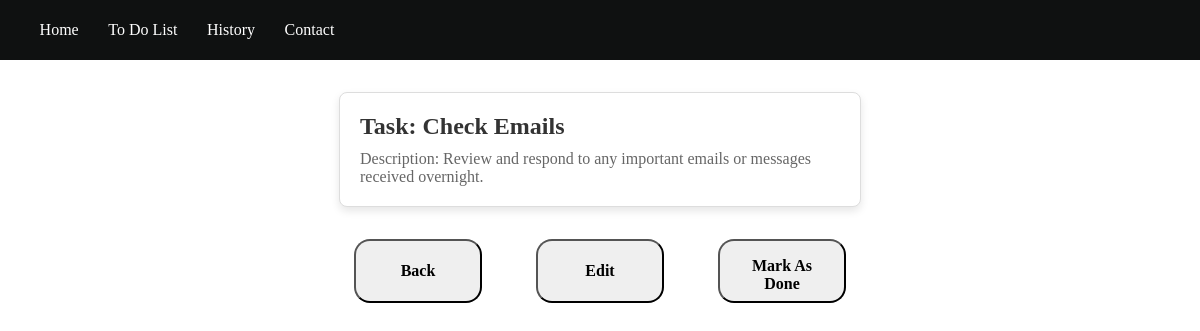
/one/7, run on the app's committed database.
### tdl/models.py (models this page shows, shortened)
class Tasks(models.Model):
    task = models.CharField(max_length=32)
    description = models.CharField(max_length=1024)

### tdl/views.py (the view)
# urls.py: path('one/<int:pk>',views.display,name='display'),
def display(request,pk):
    data1 = Tasks.objects.get(id=pk)
    if request.method == "POST":
        b = History.objects.create(htask = data1.task, hdescription = data1.description)
        data1.delete()
        return redirect("index")
    context = {
        'data1':data1
    }
    return render(request,'display.html',context)

### tdl/templates/display.html (shortened to what this page needs)
<!DOCTYPE html>
{% load static %}
<html lang="en">
<head>
    <link rel="stylesheet" href="{% static 'css/display.css' %}">
</head>
<body>
    {% include 'nav.html' %}
    <section class="card-container">
        <div class="card">
            <h2>Task: {{data1.task}}</h2>
            <p>Description: {{data1.description}}</p>
        </div>
        <div class="button">
            <div class="button-con">
                <button type="submit">
                    <div class="links">
                        <a href="{% url 'index' %}">
                            Back
                        </a>
                    </div>
                </button>
            </div>
            <div class="button-con">
                <button type="submit">
                    <div class="links">
                        <a href="{% url 'edit' data1.id %}">
                            Edit
                        </a>
                    </div>
                </button>
            </div>
            <div class="button-con delete">
                    <div class="links">
                        <form action="" method="POST">
                                <button type="submit">
                                    Mark As Done
                                </button>
                        </form>
                    </div>
            </div>
        </div>
    </section>
</body>
</html>

### static/css/display.css (style rules this page uses)
* { margin: 0; padding: 0; font-family: Georgia, 'Times New Roman', Times, serif; border: border-box; }
a { color: #ffffff; text-decoration: none; }
.card-container { display: flex; justify-content: center; align-items: center; flex-direction: column; width: 100%; height: 100%; }
.card { background: white; border: 1px solid #ddd; border-radius: 8px; padding: 20px; width: 300px; box-shadow: 0 4px 8px rgba(0, 0, 0, 0.1); transition: transform 0.3s, box-shadow 0.3s; margin-top: 2rem; width: 40%; height: fit-content; }
.card h2 { font-size: 1.5rem; margin-bottom: 10px; color: #333; }
.card p { font-size: 1rem; color: #666; }
.button { display: flex; justify-content: space-evenly; align-items: center; width: 50%; margin-top: 2rem; }
.button-con button { padding: 1rem; border-radius: 1rem; width: 8rem; height: 4rem; }
.links a { text-decoration: none; color: #000; }
button { font-size: 1rem; font-weight: bold; }

### data on the page
Tasks: task "Check Emails", description "Review and respond to any important emails or messages received overnight."
